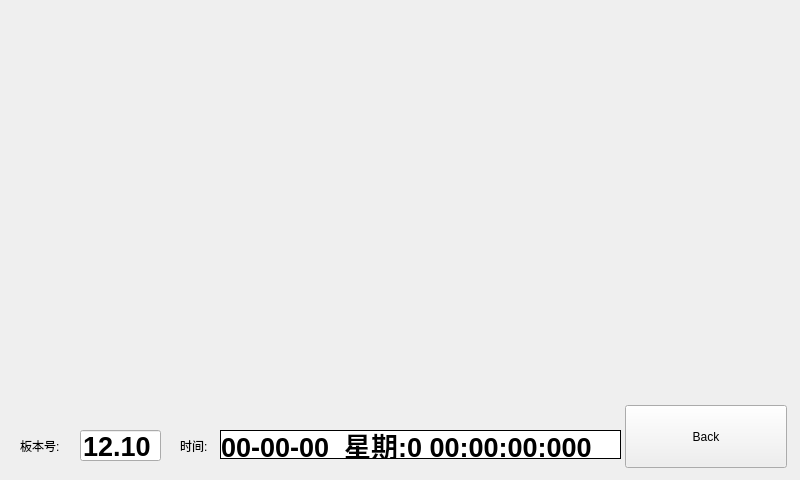
<?xml version="1.0" encoding="UTF-8"?>
<ui version="4.0">
 <class>connect_charge</class>
 <widget class="QWidget" name="connect_charge">
  <property name="geometry">
   <rect>
    <x>0</x>
    <y>0</y>
    <width>800</width>
    <height>480</height>
   </rect>
  </property>
  <property name="windowTitle">
   <string>Form</string>
  </property>
  <property name="autoFillBackground">
   <bool>false</bool>
  </property>
  <property name="styleSheet">
   <string notr="true"/>
  </property>
  <widget class="QLabel" name="label">
   <property name="geometry">
    <rect>
     <x>0</x>
     <y>0</y>
     <width>800</width>
     <height>480</height>
    </rect>
   </property>
   <property name="cursor">
    <cursorShape>ArrowCursor</cursorShape>
   </property>
   <property name="mouseTracking">
    <bool>true</bool>
   </property>
   <property name="focusPolicy">
    <enum>Qt::StrongFocus</enum>
   </property>
   <property name="acceptDrops">
    <bool>true</bool>
   </property>
   <property name="autoFillBackground">
    <bool>false</bool>
   </property>
   <property name="styleSheet">
    <string notr="true">background:url(:/img/images/mmexport1464230812249.png)</string>
   </property>
   <property name="text">
    <string/>
   </property>
  </widget>
  <widget class="QLabel" name="label_tcu_version">
   <property name="geometry">
    <rect>
     <x>20</x>
     <y>430</y>
     <width>51</width>
     <height>31</height>
    </rect>
   </property>
   <property name="styleSheet">
    <string notr="true">background:url()</string>
   </property>
   <property name="text">
    <string>板本号:</string>
   </property>
  </widget>
  <widget class="QLineEdit" name="tcu_version">
   <property name="enabled">
    <bool>true</bool>
   </property>
   <property name="geometry">
    <rect>
     <x>80</x>
     <y>430</y>
     <width>81</width>
     <height>31</height>
    </rect>
   </property>
   <property name="font">
    <font>
     <pointsize>20</pointsize>
     <weight>75</weight>
     <bold>true</bold>
    </font>
   </property>
   <property name="cursor">
    <cursorShape>ArrowCursor</cursorShape>
   </property>
   <property name="mouseTracking">
    <bool>false</bool>
   </property>
   <property name="focusPolicy">
    <enum>Qt::NoFocus</enum>
   </property>
   <property name="acceptDrops">
    <bool>false</bool>
   </property>
   <property name="text">
    <string>12.10</string>
   </property>
  </widget>
  <widget class="QLabel" name="label_time">
   <property name="geometry">
    <rect>
     <x>180</x>
     <y>430</y>
     <width>41</width>
     <height>31</height>
    </rect>
   </property>
   <property name="styleSheet">
    <string notr="true">background:url()</string>
   </property>
   <property name="text">
    <string>时间:</string>
   </property>
  </widget>
  <widget class="QLabel" name="lblLocalTime">
   <property name="geometry">
    <rect>
     <x>220</x>
     <y>430</y>
     <width>401</width>
     <height>29</height>
    </rect>
   </property>
   <property name="font">
    <font>
     <pointsize>20</pointsize>
     <weight>75</weight>
     <bold>true</bold>
    </font>
   </property>
   <property name="styleSheet">
    <string notr="true">background-color: rgb(255, 255, 255);</string>
   </property>
   <property name="frameShape">
    <enum>QFrame::Box</enum>
   </property>
   <property name="frameShadow">
    <enum>QFrame::Plain</enum>
   </property>
   <property name="text">
    <string>00-00-00  星期:0 00:00:00:000</string>
   </property>
   <property name="alignment">
    <set>Qt::AlignJustify|Qt::AlignVCenter</set>
   </property>
  </widget>
  <widget class="QPushButton" name="back_but">
   <property name="geometry">
    <rect>
     <x>625</x>
     <y>405</y>
     <width>162</width>
     <height>63</height>
    </rect>
   </property>
   <property name="styleSheet">
    <string notr="true">background-image:url()</string>
   </property>
   <property name="text">
    <string>Back</string>
   </property>
   <property name="flat">
    <bool>false</bool>
   </property>
  </widget>
  <widget class="QLabel" name="label_2">
   <property name="geometry">
    <rect>
     <x>610</x>
     <y>0</y>
     <width>191</width>
     <height>71</height>
    </rect>
   </property>
   <property name="autoFillBackground">
    <bool>false</bool>
   </property>
   <property name="styleSheet">
    <string notr="true">background-image: url(:/img/images/serial_logo.png)</string>
   </property>
   <property name="text">
    <string/>
   </property>
  </widget>
 </widget>
 <resources/>
 <connections/>
</ui>
